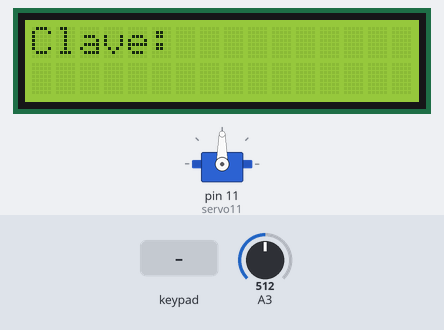
A sketch run on a simulated Arduino Uno, built with avr-gcc and run on an emulated ATmega328P. On the bench: 16×2 character LCD, servo. The inputs (shaded band) are chosen by the test bench; at power-on: A3 = 512.

Above: at 1.2 s.
1.3 s: keypad keys 1 1 1 1 # pressed 0.4 s apart
At 3.2 s:
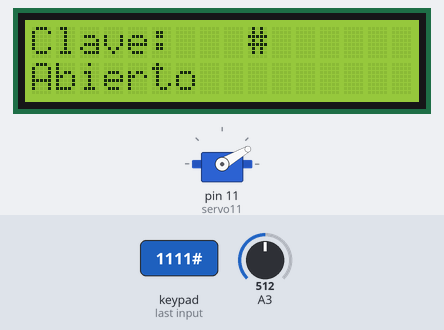
4.8 s: A3 set to 0
At 6.0 s:
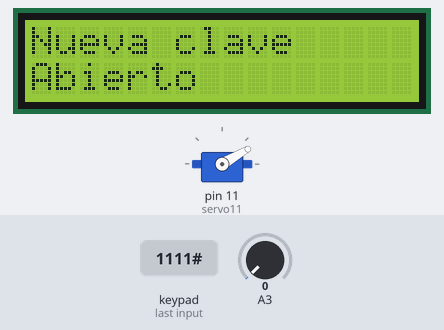
6.3 s: key 'A' pressed
At 6.8 s:
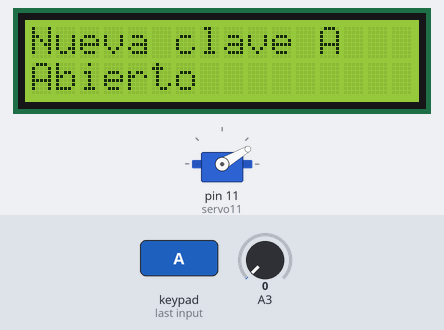
7.8 s: keypad keys 1 1 1 1 * pressed 0.4 s apart
At 8.9 s:
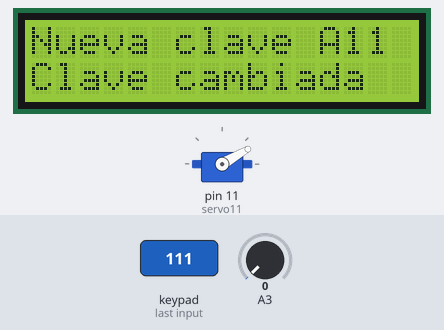
12.1 s: key '1' pressed
At 12.9 s:
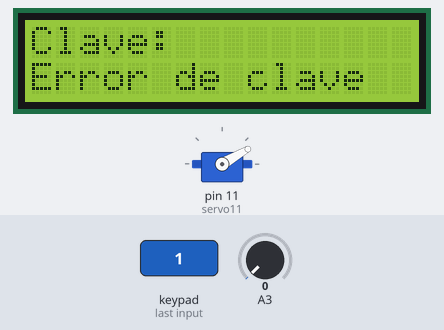
13.6 s: key 'B' pressed
At 15.1 s:
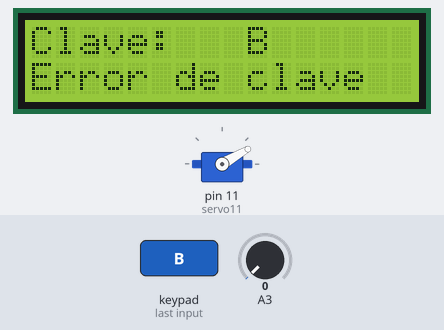
Timing chart, 0 to 16.1 s (numbered marks = the images above; inputs shaded):
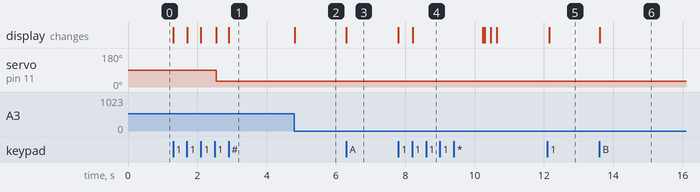

Measured:
- after the input at 1.3 s, servo on pin 11 (servo11): 90° → 30° after 1.2 s; the display: first changes at once (image 1 shows a later state)
- after the input at 4.8 s, the display: changes at once (image 2)
- after the input at 6.3 s, the display: changes at once (image 3)
- after the input at 7.8 s, the display: first changes at once (image 4 shows a later state)
- after the input at 12.1 s, the display: changes after 0.05 s (image 5)
- after the input at 13.6 s, the display: changes at once (image 6)

The sketch:

ProyectoArduino.ino
```cpp
#include <LiquidCrystal_I2C.h> /*incluir la libreria*/
#include <Keypad.h>            /*incluir la libreias*/
#include <Servo.h>

int estado = 0;
Servo servo11;                /*servo*/
const byte FILAS = 4;         /*Modelo del teclado, entre filas y columnas*/
const byte COLUMNAS = 4;
char keys[FILAS][COLUMNAS] = {
  {'1', '2', '3', 'A'},
  {'4', '5', '6', 'B'},
  {'7', '8', '9', 'C'},
  {'*', '0', '#', 'D'}
};

byte pinesFilas[FILAS] = {9, 8, 7, 6};
byte pinesColumnas[COLUMNAS] = {5, 4, 3, 2};
Keypad teclado = Keypad(makeKeymap(keys), pinesFilas, pinesColumnas, FILAS, COLUMNAS);
char TECLA;
char CLAVE[5];
char CLAVE_MAESTRA[5] = "1111";
byte INDICE = 0;
LiquidCrystal_I2C lcd(0x27, 16, 2);

void setup() {
  lcd.init();
  lcd.backlight();
  servo11.attach(11, 660, 1400);
  limpiar();
}

void loop() {
  TECLA = teclado.getKey();
  if (TECLA) {
    CLAVE [INDICE] = TECLA;
    INDICE++;
    lcd.print(TECLA);
  }

  if (INDICE == 4) {
    if (!strcmp(CLAVE, CLAVE_MAESTRA)) {
      abierto();
    } else {
      error();
    }

    INDICE = 0;
  }
  if (estado == 1 && (analogRead(A3) == 0)) {
    nueva_clave();
  }
}

////////////////Funcion de Error////////////////////////
void error() {
  lcd.setCursor(0, 1);
  lcd.print("Error de clave    ");
  limpiar();
}

/////////////////Funcion abrir y cerrar/////////////////
void abierto() {
  if (estado == 0) {
    estado = 1;
    lcd.setCursor(0, 1);
    lcd.print("Abierto     ");
    servo11.write(30);            //giro de 30 grados
  } else {
    estado = 0;
    lcd.setCursor(0, 1);
    lcd.print("Cerrado           ");
    servo11.write(150);
  }

  limpiar();
}

void nueva_clave() {
  lcd.setCursor(0, 0);
  lcd.print("Nueva clave          ");
  lcd.setCursor(12, 0);
  while (INDICE <= 3) {
    TECLA = teclado.getKey();
    if (TECLA) {
      CLAVE_MAESTRA[INDICE] = TECLA;
      CLAVE [INDICE] = TECLA;
      INDICE++;
      lcd.print(TECLA);
    }
  }
  estado = 0;
  lcd.setCursor(0, 1);
  lcd.print("Clave cambiada");
  delay(2000);
  limpiar();
}


/////////////////Funcion de limpiar//////////////////////
void limpiar() {
  lcd.setCursor(0, 0);
  lcd.print("Clave:                 ");
  lcd.setCursor(9, 0);
}
```
